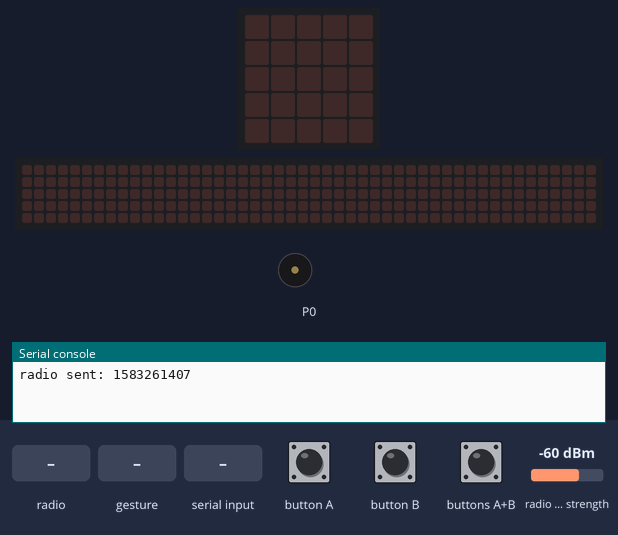
The program below on a simulated BBC micro:bit (MakeCode). Parts: the board's 5×5 LED display, a strip that is not on the board, showing the scrolling text unrolled, buzzer (waves = sounding), the last lines printed to the serial console. Inputs (shaded band) come from the test bench; at power-on: radio signal strength -60 dBm. No radio messages arrive unless stated (any console line starting 'radio sent:' is added by the test bench); a tilt is held for 1.5 s and a shake lasts 1 s, then the board lies face up again; the 48×5 strip is a reading aid, not a part: it shows the text the display is scrolling, unrolled, one strip-width of it at a time.

Above: at 1.2 s.
1.3 s: radio message "1" arrives
At 1.97 s:
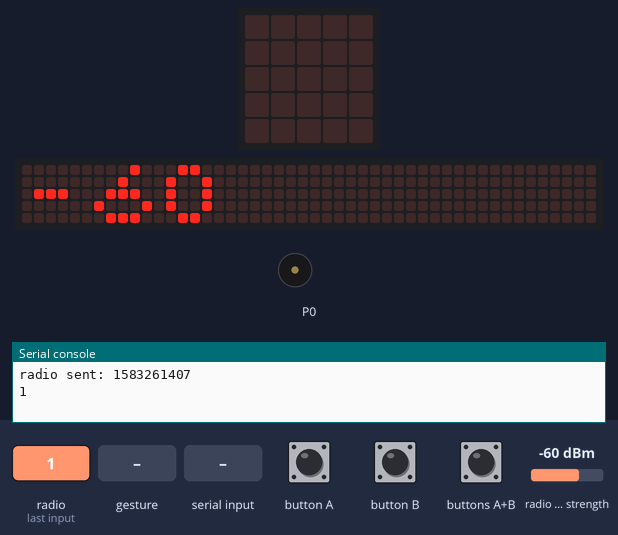
4.3 s: gesture 'logo down'
At 5.65 s:
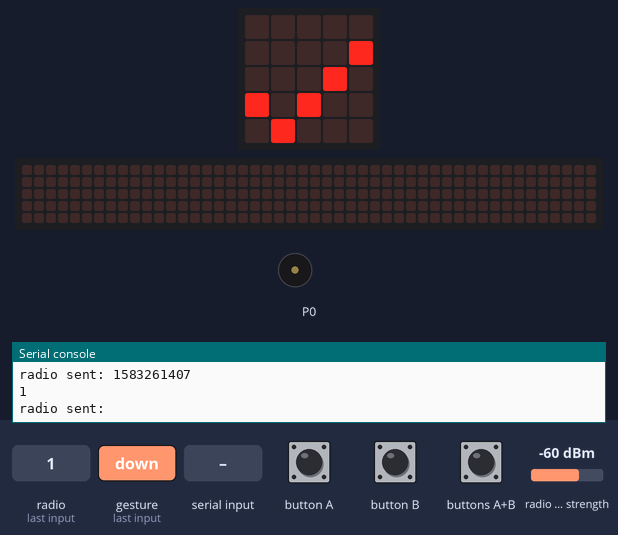
7.3 s: "1" typed at the serial console
At 8.3 s:
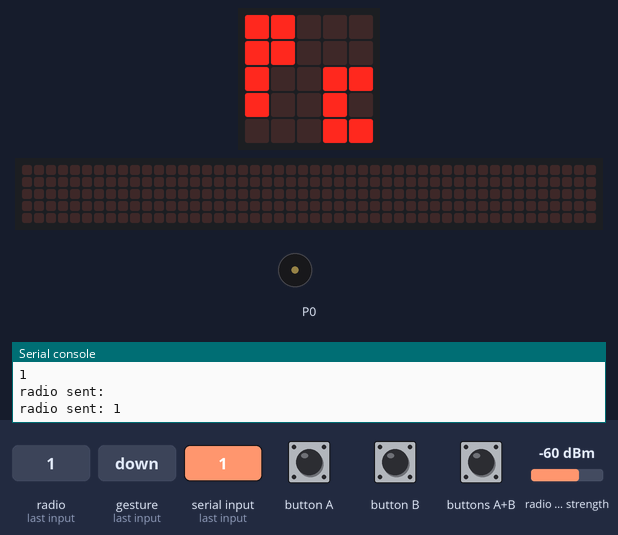
8.8 s: radio message "0" arrives
At 9.38 s:
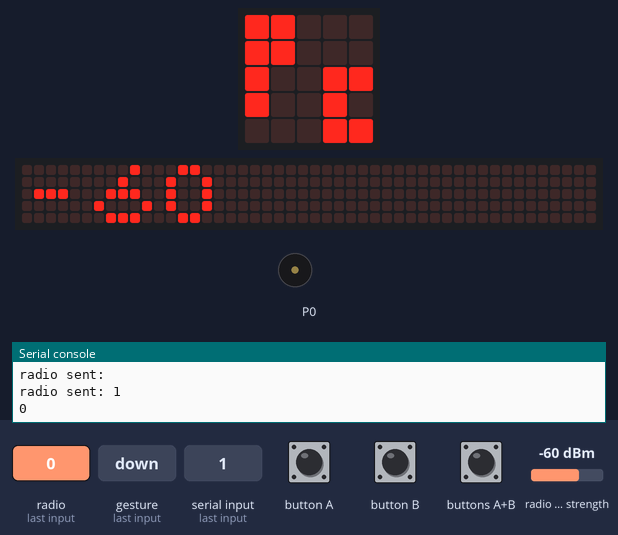
11.8 s: button A pressed for 0.15 s
At 13.5 s:
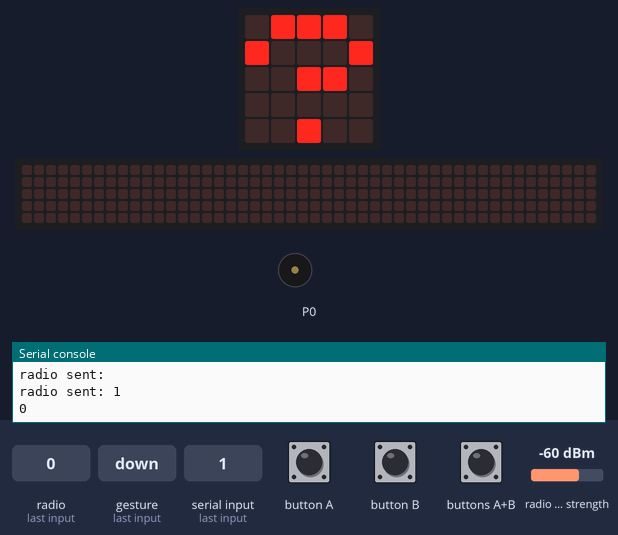
14.9 s: button B pressed for 0.15 s
At 15.6 s:
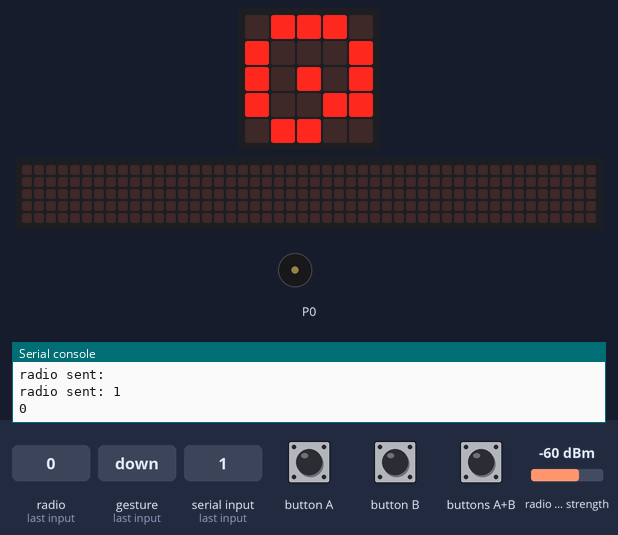
Timing chart, 0 to 17.9 s (numbered marks = the images above; inputs shaded):
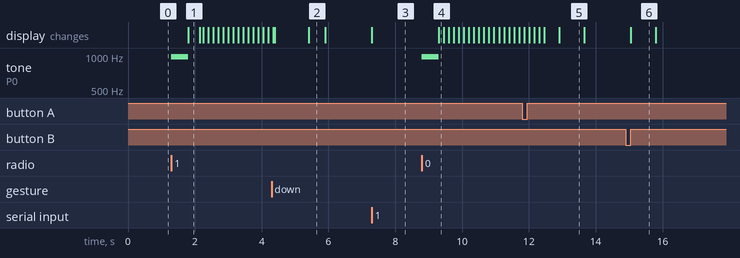

Measured:
- after the input at 1.3 s, tone on P0: silent → 988 Hz at once, → silent 0.50 s later; the display: changes after 0.51 s (image 1)
- after the input at 7.3 s, the display: changes at once (image 3)
- after the input at 8.8 s, tone on P0: silent → 988 Hz at once, → silent 0.50 s later; the display: changes after 0.51 s (image 4)
- after the input at 11.8 s, the display: first differs from a run without the input after 1.1 s (image 5)
- after the input at 14.9 s, the display: changes after 0.15 s (image 6)
- what the display in image 2 shows lasts 0.5 s, from 5.4 s to 5.9 s
- what the display in image 5 shows lasts 0.8 s, from 12.9 s to 13.7 s

The program:

main.ts
```typescript
radio.onReceivedNumber(function (receivedNumber) {
    serial.writeLine("" + (receivedNumber))
    music.playTone(988, music.beat(BeatFraction.Whole))
    basic.showNumber(radio.receivedPacket(RadioPacketProperty.SignalStrength))
})
input.onGesture(Gesture.ScreenDown, function () {
    text = ""
    basic.showIcon(IconNames.No)
})
input.onButtonPressed(Button.A, function () {
    char += -1
    basic.showString(String.fromCharCode(char))
    basic.clearScreen()
})
input.onGesture(Gesture.LogoDown, function () {
    basic.clearScreen()
    radio.sendString(text)
    text = ""
    basic.showIcon(IconNames.Yes)
})
serial.onDataReceived(serial.delimiters(Delimiters.NewLine), function () {
    radio.sendString(serial.readString())
    basic.showLeds(`
        # # . . .
        # # . . .
        # . . # #
        # . . # .
        . . . # #
        `)
})
input.onButtonPressed(Button.AB, function () {
    text = "" + text + String.fromCharCode(char)
    basic.showLeds(`
        # . . . #
        . . # . .
        . # . # .
        . . # . .
        # . . . #
        `)
    basic.clearScreen()
})
radio.onReceivedString(function (receivedString) {
    serial.writeLine(receivedString)
    music.startMelody(music.builtInMelody(Melodies.BaDing), MelodyOptions.Once)
    basic.showString(receivedString)
})
input.onButtonPressed(Button.B, function () {
    char += 1
    basic.showString(String.fromCharCode(char))
    basic.clearScreen()
})
serial.onDataReceived(serial.delimiters(Delimiters.CarriageReturn), function () {
    radio.sendString(serial.readString())
    basic.showLeds(`
        # # . . .
        # # . . .
        # . . # #
        # . . # .
        . . . # #
        `)
})
input.onGesture(Gesture.ScreenUp, function () {
    basic.showString(text)
})
let text = ""
let char = 0
serial.setRxBufferSize(128)
serial.setBaudRate(BaudRate.BaudRate115200)
serial.redirectToUSB()
radio.setTransmitPower(7)
radio.setFrequencyBand(0)
radio.setGroup(1)
char = 64
radio.sendNumber(control.deviceSerialNumber())
basic.forever(function () {

})
```

test.ts
```typescript
// Hier kann man Tests durchführen; diese Datei wird nicht kompiliert, wenn dieses Paket als Erweiterung verwendet wird.
```
